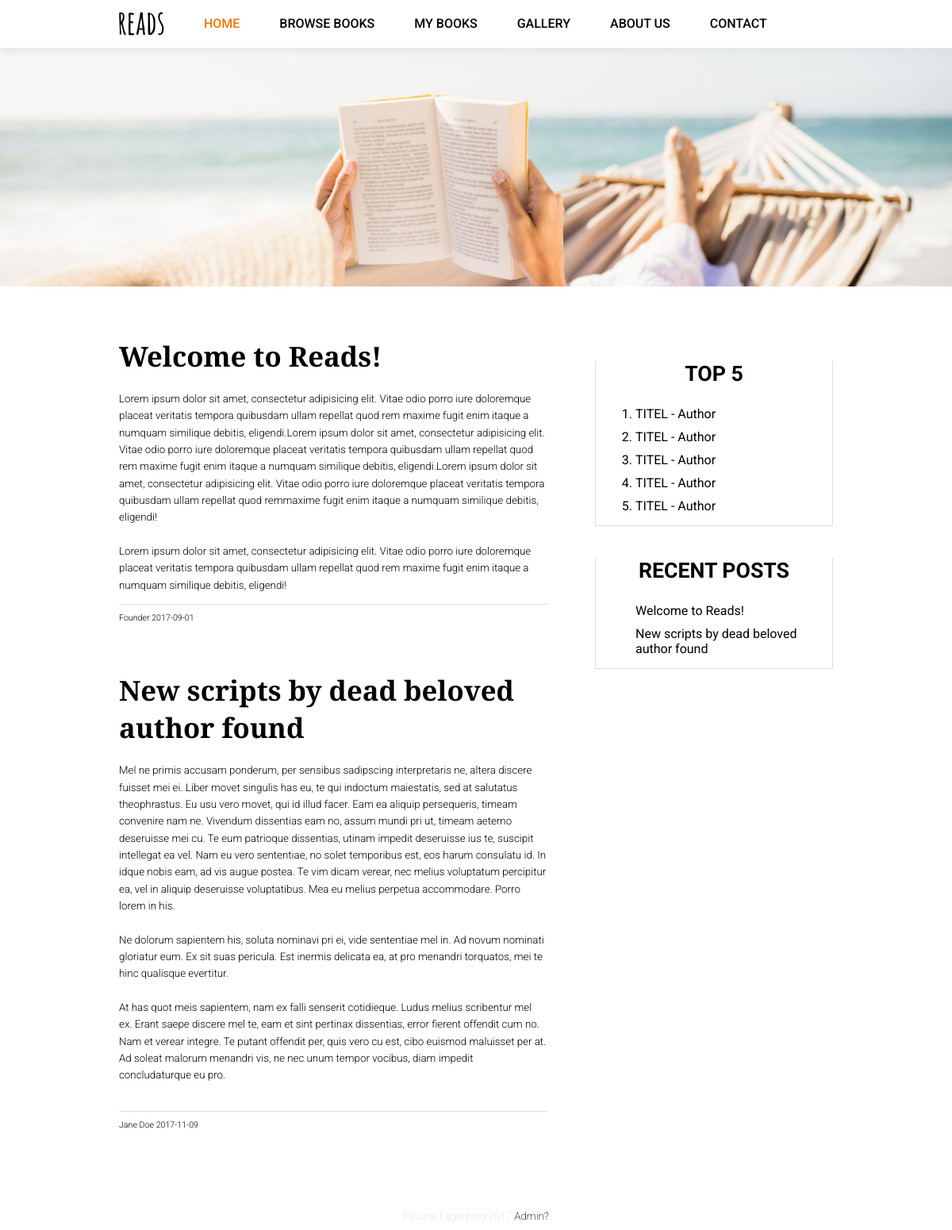
The page /index.php on the database its author committed.
### tables this page shows
CREATE TABLE `articles` (
  `articleID` varchar(25) NOT NULL,
  `title` varchar(255) NOT NULL,
  `text` longtext NOT NULL,
  `author` varchar(100) NOT NULL,
  `date` date NOT NULL
);

### index.php (the view, shortened to what this page needs)
<?php include('header.php'); ?>
<body>
<img class="topimg" src="img/index.png"/>
	<div class="content">
		<div class="news">
			<?php
			@ $db = new mysqli('localhost', 'root', 'root', 'reads');
			$query = "SELECT articles.articleID, articles.title, articles.text, articles.author, articles.date FROM articles";
			$stmt = $db->prepare($query);
			$stmt->bind_result($articleID, $title, $text, $author, $date);
			$stmt->execute();
			while ($stmt->fetch()) {
		    		echo '<div class="article">';
					echo "<h2> $title </h2>";
					echo "<p> $text</p>";
					echo "<div id='border'></div>";
					echo "<span> $author $date </span>";
					echo "</div>";
				}
			?>
		</div>
		<aside>
			<div class="top5">
				<h3>TOP 5</h3>
				<ul>
					<li>TITEL - Author</li>
					<li>TITEL - Author</li>
					<li>TITEL - Author</li>
					<li>TITEL - Author</li>
					<li>TITEL - Author</li>
				</ul>
			</div>
			<div class="recent">
				<h3>RECENT POSTS</h3>
				<ul>
					<?php
						$stmt = $db->prepare($query);
						$stmt->bind_result($articleID, $title, $text, $author, $date);
						$stmt->execute();
						while ($stmt->fetch()) {
							echo "<li><a href='articleBase.php/articleID=$articleID'> $title </a></li>";
						}
					 ?>
				</ul>
			</div>
		</aside>
	</div>
</body>
<?php include ('footer.php'); ?>

### labs.css (style rules this page uses)
* { font-family: "Roboto", sans-serif; }
h1, h2, h3 { font-family: "Slabo 27px", serif; margin-top: 0px; margin-bottom: 20px; }
h2 { font-size: 26pt; }
p { font-size: 10pt; font-weight: 300; line-height: 16pt; }
a { text-decoration: none; color: #000; }
body { margin: 0; padding: 0; }
.content { box-sizing: border-box; margin: auto auto; width: 100%; padding: 30px; }
.topimg { width: 100%; }
.news, .half { width: 100%; margin-bottom: 30px; }
#border { width: 100%; height: 1px; background: #ddd; margin-bottom: 5px; }
.article span { font-size: 8pt; font-weight: 300; }
.article { margin-bottom: 30px; }
.top5 li { list-style-type: decimal; padding: 5px 0px; }
.recent li { list-style-type: none; padding: 5px 0px; }
.top5 h3, .recent h3 { text-align: center; font-family: 'Roboto', sans-serif; font-size: 20pt; }
.top5, .recent { border-bottom: 1px solid #ddd; border-left: 1px solid #ddd; border-right: 1px solid #ddd; margin-bottom: 40px; padding: 10px; padding-top: 0px; }
.top5 ul, .recent ul { margin: 0 auto; }
@media (min-width: 928px) { .content { width: 900px; padding: 0px; margin-top: 30px; } }
@media (min-width: 928px) { .news { margin-top: 30px; width: 570px; padding-right: 30px; float: left; } }
@media (min-width: 928px) { .article { padding: 0px 30px 30px 0px; } }
@media (min-width: 928px) { aside { margin-top: 60px; box-sizing: border-box; float: left; width: 300px; } }

### rows shown on the page
articles: title "Welcome to Reads!", text "Lorem ipsum dolor sit amet, consectetur adipisicing elit. Vitae odio porro iure doloremque placeat veritatis tempora quibusdam ullam repellat quod rem maxime fugit enim itaque a numquam similique debitis, eligendi.Lorem ipsum dolor sit amet, consectetur adipisicing elit. Vitae odio porro iure doloremque placeat veritatis tempora quibusdam ullam repellat quod rem maxime fugit enim itaque a numquam similique debitis, eligendi.Lorem ipsum dolor sit amet, consectetur adipisicing elit. Vitae odio porro iure doloremque placeat veritatis tempora quibusdam ullam repellat quod remmaxime fugit enim itaque a numquam similique debitis, eligendi! Lorem ipsum dolor sit amet, consectetur adipisicing elit.…", author "Founder", date "2017-09-01"
articles: title "New scripts by dead beloved author found", text "Mel ne primis accusam ponderum, per sensibus sadipscing interpretaris ne, altera discere fuisset mei ei. Liber movet singulis has eu, te qui indoctum maiestatis, sed at salutatus theophrastus. Eu usu vero movet, qui id illud facer. Eam ea aliquip persequeris, timeam convenire nam ne. Vivendum dissentias eam no, assum mundi pri ut, timeam aeterno deseruisse mei cu. Te eum patrioque dissentias, utinam impedit deseruisse ius te, suscipit intellegat ea vel. Nam eu vero sententiae, no solet temporibus est, eos harum consulatu id. In idque nobis eam, ad vis augue postea. Te vim dicam verear, nec melius voluptatum percipitur ea, vel in aliquip deseruisse voluptatibus. Mea eu melius perpetua…", author "Jane Doe", date "2017-11-09"
